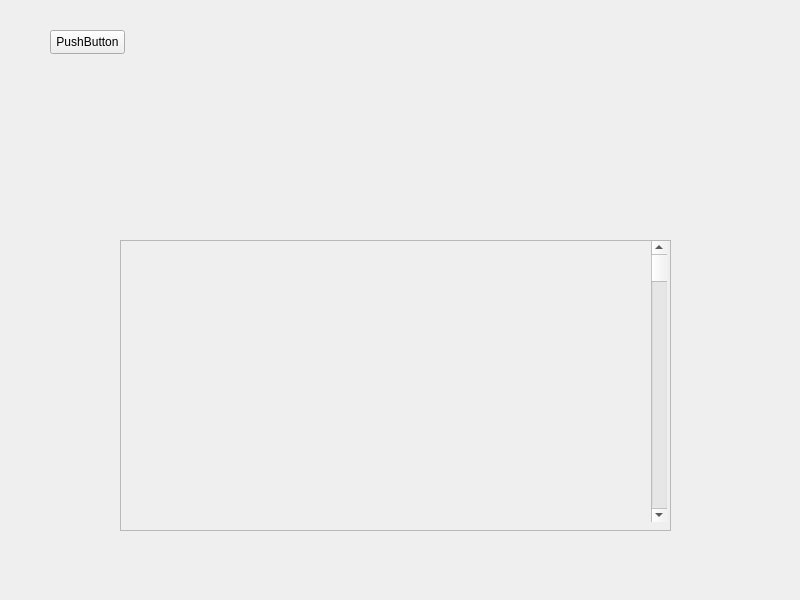
<?xml version="1.0" encoding="UTF-8"?>
<ui version="4.0">
 <class>Widget</class>
 <widget class="QWidget" name="Widget">
  <property name="geometry">
   <rect>
    <x>0</x>
    <y>0</y>
    <width>800</width>
    <height>600</height>
   </rect>
  </property>
  <property name="windowTitle">
   <string>Widget</string>
  </property>
  <widget class="QScrollArea" name="scrollArea">
   <property name="geometry">
    <rect>
     <x>120</x>
     <y>240</y>
     <width>551</width>
     <height>291</height>
    </rect>
   </property>
   <property name="widgetResizable">
    <bool>true</bool>
   </property>
   <widget class="QWidget" name="scrollAreaWidgetContents">
    <property name="geometry">
     <rect>
      <x>0</x>
      <y>0</y>
      <width>549</width>
      <height>289</height>
     </rect>
    </property>
    <widget class="QScrollBar" name="verticalScrollBar">
     <property name="geometry">
      <rect>
       <x>530</x>
       <y>0</y>
       <width>16</width>
       <height>281</height>
      </rect>
     </property>
     <property name="orientation">
      <enum>Qt::Vertical</enum>
     </property>
    </widget>
    <widget class="QWidget" name="verticalLayoutWidget">
     <property name="geometry">
      <rect>
       <x>0</x>
       <y>0</y>
       <width>531</width>
       <height>291</height>
      </rect>
     </property>
     <layout class="QVBoxLayout" name="verticalLayout"/>
    </widget>
   </widget>
  </widget>
  <widget class="QPushButton" name="pushButton">
   <property name="geometry">
    <rect>
     <x>50</x>
     <y>30</y>
     <width>75</width>
     <height>24</height>
    </rect>
   </property>
   <property name="text">
    <string>PushButton</string>
   </property>
  </widget>
 </widget>
 <resources/>
 <connections/>
</ui>
